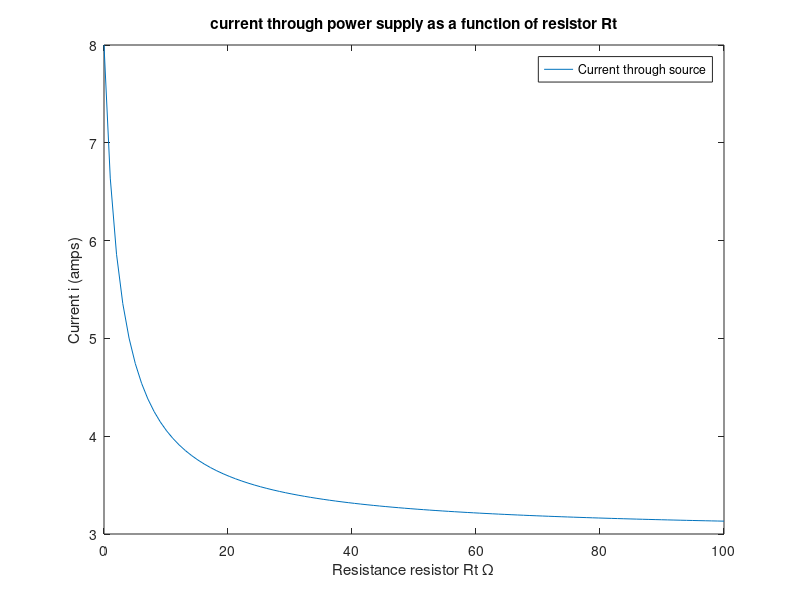

Source code (MATLAB):
%% kirchoff's rules

clear all;
% as Rt -> inf current ig -> 3 amps
% when Rt = 0; current ig = 8 amps

r1 = 2/3;
r2 = 10;
r3 = 2;
r4 = 9;
vg = 24;
rv = linspace(0,100,100);
istep = length(rv);


for i=1:istep
	rt = rv(i);
	%% solved with equivelant resistance %%
	%if 0
	req1 = ((2*r4*rt)/((2*r4)+rt));
	req2 = req1 + r3;
	req3 = req2*r2/(req2 + r2);
	rtot = req3 + 2*r1;
	%end 

	%% Matrix equations %%
	%A=[2*r1+r2/2 -r2/2 -r2/2; -r2/2+r3/2+rt/2 r2+r3+rt/2 r2+r3+rt; -rt/2 -rt/2 -rt/2+2*r4];
	%A = [(1/r1+1/r2+1/r3)*vg -1/r3 -1/r2; 1*vg/r3 (1/r3+1/rt+1/(2*r4)) (-1/rt-1/(2*r4)); 1*vg/r1 0 1/r1];
	%b = [vg; 0; 0];
	%b = [0; 0; 0];
	%x = A\b;
	%ig(i) = x(1)/r1;
	ig(i) = vg/rtot;
	%ig(i) = x(1)
	
end 

clf;
plot(rv,ig);
ylabel('Current i (amps)');
xlabel('Resistance resistor Rt \Omega');
title('current through power supply as a function of resistor Rt');
legend('Current through source');
